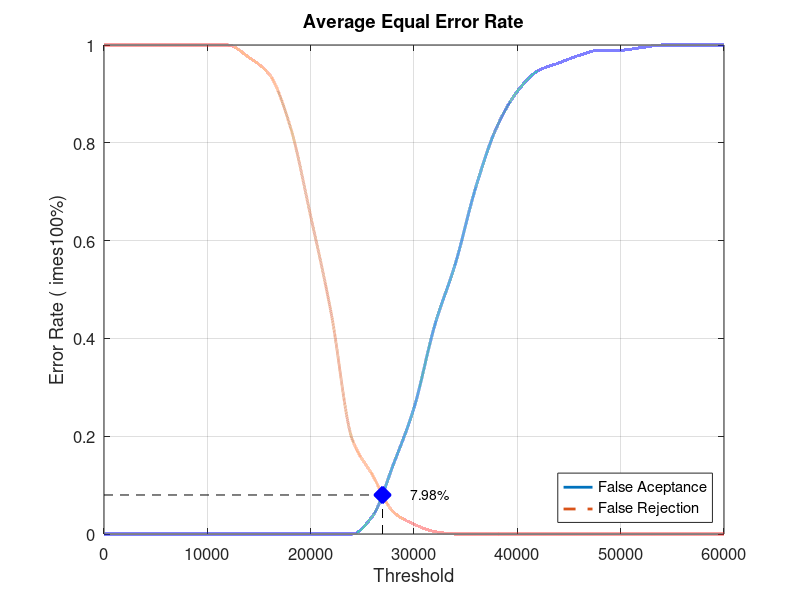
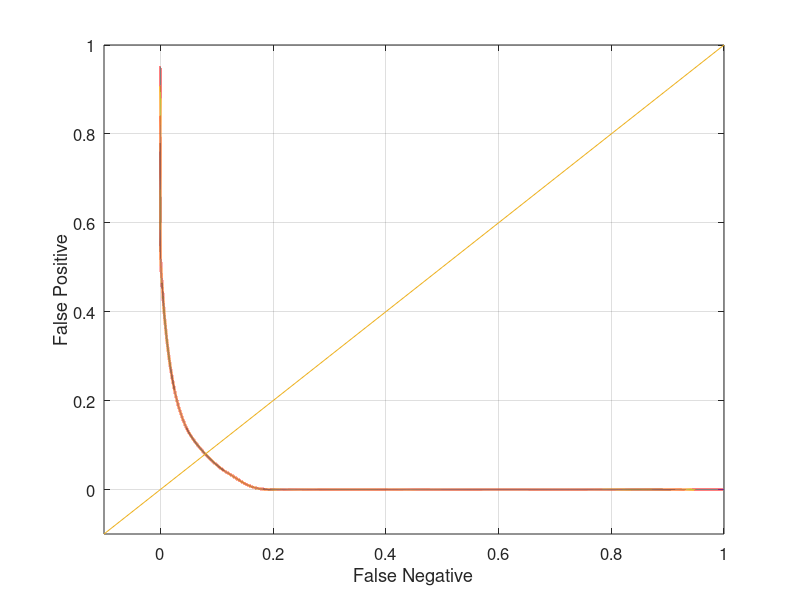

Reproduce these figures in MATLAB, in order.
close all;
clear;
clc;
x = 0:2000:60000;
xq = 0:0.5:60000;

y0 = [0 0 0 0 0 0 0 0 0 0 0 0 0 0.0368421 0.142105 0.257895 0.426316 0.552632 0.710526 0.831579 0.905263 0.947368 0.963158 0.978947 0.989474 0.989474 0.994737 1 1 1 1]
yy0 = interp1(x, y0, xq, 'pchip');
y1 = [1 1 1 1 1 1 1 0.975 0.94 0.835 0.65 0.45 0.195 0.12 0.045 0.02 0.005 0 0 0 0 0 0 0 0 0 0 0 0 0 0]
yy1 = interp1(x, y1, xq, 'pchip');

% Calculating EER: 
y2 = abs(y0 - y1);
find(y2 == min(y2))
yy2 = abs(yy0 - yy1);
xEER = find(yy2 == min(yy2));
xEERIndex = xq(xEER) % X-axis EER
yEER = yy0(xEER) % Y-axis EER

main = figure
plot(xq, yy0,'-','LineWidth', 2);	hold on
plot(xq, yy1,'--','LineWidth', 2);	hold on
plot([xEERIndex xEERIndex], [0 yEER], 'k--');	hold on
plot([0 xEERIndex], [yEER yEER], 'k--');	hold on
plot(xEERIndex, yEER, 'bx', 'LineWidth', 10);	hold on
text(xEERIndex + 10 * xEERIndex / 100, yEER, [num2str(round((10000 * yEER)) / 100) '%'])
legend('False Aceptance', 'False Rejection', 'Location', 'SouthEast')
xlabel('Threshold')
ylabel('Error Rate (	imes100%)')
title('Average Equal Error Rate')
set(gca, 'FontSize', 12)
axis([0 60000 0 1])
grid on

print(main, 'Database5_4Main', '-dpng');
FNRxFPR = figure('Color', [1 1 1]);
plot(yy1, yy0, '-', yy1, yy0, 'LineWidth', 2);
hold on
y = -0.1:0.1:1
plot(y, y); 
set(gca, 'FontSize', 12)
xlabel('False Negative')
ylabel('False Positive')
axis([-0.1 1 -0.1 1])
set(gca, 'FontSize', 12)
grid on

print(FNRxFPR, 'Database5_4FNRxFPR','-dpng');
